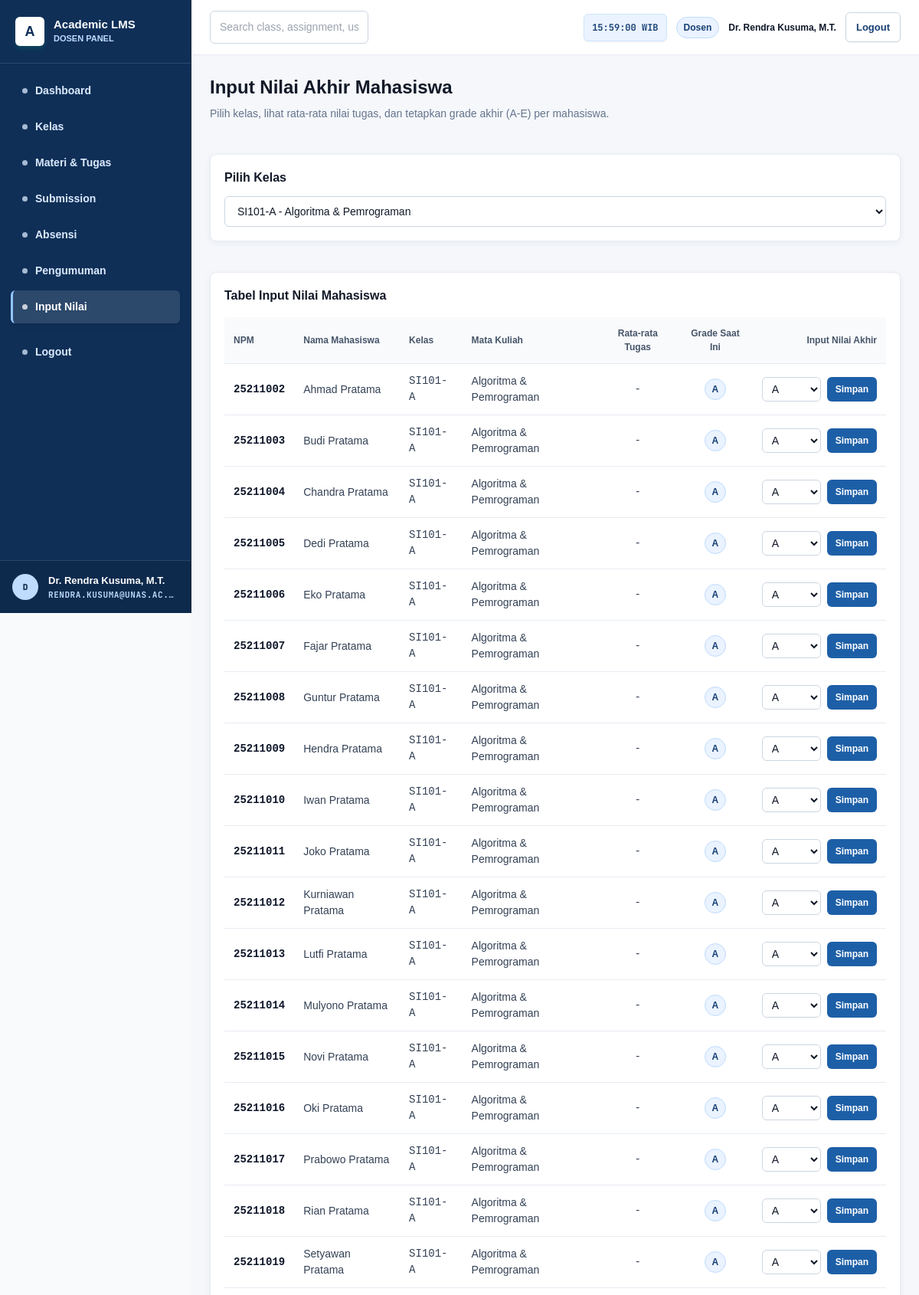
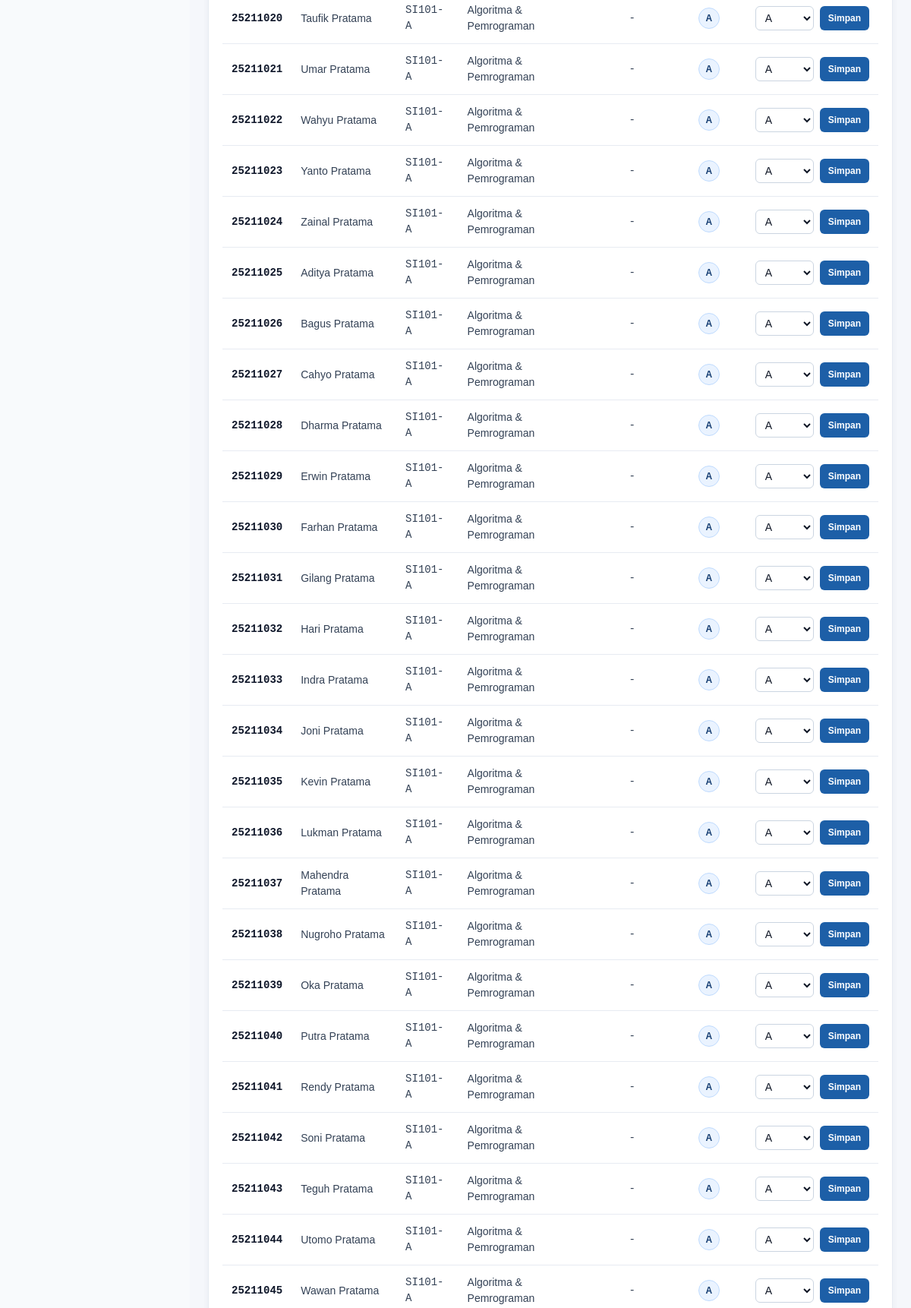
The app's page /dosen/nilai.php?kelas_id=1 (signed in, upper part) with its own data (2 pictures, top to bottom).
### tables this page shows
CREATE TABLE IF NOT EXISTS krs (
  id INT AUTO_INCREMENT PRIMARY KEY,
  mahasiswa_id INT NOT NULL,
  kelas_id INT NOT NULL,
  matakuliah_id INT NOT NULL,
  semester INT NOT NULL,
  grade VARCHAR(2) DEFAULT NULL,
  FOREIGN KEY (mahasiswa_id) REFERENCES mahasiswa(id) ON DELETE CASCADE,
  FOREIGN KEY (kelas_id) REFERENCES kelas(id) ON DELETE CASCADE,
  FOREIGN KEY (matakuliah_id) REFERENCES matakuliah(id) ON DELETE CASCADE
);

CREATE TABLE IF NOT EXISTS mahasiswa (
  id INT AUTO_INCREMENT PRIMARY KEY,
  user_id INT NOT NULL,
  jurusan_id INT NOT NULL,  
  nim VARCHAR(50) NOT NULL UNIQUE,
  semester_saat_ini INT NOT NULL DEFAULT 1,
  FOREIGN KEY (user_id) REFERENCES users(id) ON DELETE CASCADE
);

CREATE TABLE IF NOT EXISTS users (
  id INT AUTO_INCREMENT PRIMARY KEY,
  username VARCHAR(50) NOT NULL UNIQUE,
  password VARCHAR(255) NOT NULL,
  nama_lengkap VARCHAR(150) NOT NULL,
  email VARCHAR(100) NOT NULL UNIQUE,
  role ENUM('admin', 'dosen', 'mahasiswa') NOT NULL,
  status ENUM('aktif', 'nonaktif') DEFAULT 'aktif',
  created_at TIMESTAMP DEFAULT CURRENT_TIMESTAMP,
  updated_at TIMESTAMP DEFAULT CURRENT_TIMESTAMP ON UPDATE CURRENT_TIMESTAMP
);

CREATE TABLE IF NOT EXISTS kelas (
  id INT AUTO_INCREMENT PRIMARY KEY,
  matakuliah_id INT NOT NULL,
  dosen_id INT,
  kode_kelas VARCHAR(50) NOT NULL UNIQUE,
  semester INT NOT NULL,
  tahun_akademik VARCHAR(20) DEFAULT '2025/2026',
  hari VARCHAR(20) NOT NULL,
  jam_mulai TIME NOT NULL,
  jam_selesai TIME NOT NULL,
  ruangan VARCHAR(100) NOT NULL,
  kapasitas INT NOT NULL DEFAULT 40,
  jumlah_mahasiswa INT DEFAULT 0,
  FOREIGN KEY (matakuliah_id) REFERENCES matakuliah(id) ON DELETE CASCADE,
  FOREIGN KEY (dosen_id) REFERENCES dosen(id) ON DELETE SET NULL
);

CREATE TABLE IF NOT EXISTS matakuliah (
  id INT AUTO_INCREMENT PRIMARY KEY,
  kode_matkul VARCHAR(20) NOT NULL UNIQUE,
  nama_matkul VARCHAR(150) NOT NULL,
  sks INT NOT NULL
);

### config.php (called while the page is built, shortened)
<?php
function sanitizeInput($data) {
    return htmlspecialchars(trim($data), ENT_QUOTES, 'UTF-8');
}
?>

### dosen/nilai.php (the view, shortened to what this page needs)
<?php
require_once __DIR__ . '/../auth/check_auth.php';
$dosen_id = $_SESSION['dosen_id'] ?? 0;
$kelas_id = sanitizeInput($_GET['kelas_id'] ?? '');
$stmtClasses = $pdo->prepare("
    SELECT k.id, k.kode_kelas, m.nama_matkul
    FROM kelas k
    JOIN matakuliah m ON k.matakuliah_id = m.id
    WHERE k.dosen_id = :dosen
    ORDER BY k.kode_kelas
");
$stmtClasses->execute(['dosen' => $dosen_id]);
$my_classes = $stmtClasses->fetchAll();
$students = [];
if (!empty($kelas_id)) {
    $stmtStudents = $pdo->prepare("
        SELECT krs.id AS krs_id, krs.grade, u.nama_lengkap, mh.nim, k.kode_kelas, mk.nama_matkul,
               (SELECT ROUND(AVG(s.nilai), 1)
                FROM submission_tugas_pertemuan s
                JOIN tugas_pertemuan t ON s.tugas_pertemuan_id = t.id
                JOIN pertemuan p ON t.pertemuan_id = p.id
                WHERE p.kelas_id = k.id AND s.mahasiswa_id = mh.id AND s.nilai IS NOT NULL) AS rata_tugas
        FROM krs
        JOIN mahasiswa mh ON krs.mahasiswa_id = mh.id
        JOIN users u ON mh.user_id = u.id
        JOIN kelas k ON krs.kelas_id = k.id
        JOIN matakuliah mk ON krs.matakuliah_id = mk.id
        WHERE krs.kelas_id = :kelas AND k.dosen_id = :dosen
        ORDER BY mh.nim ASC
    ");
    $stmtStudents->execute(['kelas' => $kelas_id, 'dosen' => $dosen_id]);
    $students = $stmtStudents->fetchAll();
}
?>
<!DOCTYPE html>
<html lang="id">
<head>
    <script src="https://cdn.tailwindcss.com"></script>
    <link rel="stylesheet" href="../assets/css/app.css">
</head>
<body class="bg-slate-50">
    <?php include __DIR__ . '/../components/sidebar.php'; ?>
    <div class="main-content">
        <?php include __DIR__ . '/../components/header.php'; ?>
        <main class="page-container">
            <div class="page-header">
                <div>
                    <h1 class="page-title">Input Nilai Akhir Mahasiswa</h1>
                    <p class="page-subtitle">Pilih kelas, lihat rata-rata nilai tugas, dan tetapkan grade akhir (A-E) per mahasiswa.</p>
                </div>
            </div>
            <div class="card mb-4">
                <h3 class="card-title mb-3">Pilih Kelas</h3>
                <form action="" method="GET">
                    <select name="kelas_id" required onchange="this.form.submit()" class="form-input">
                        <?php foreach($my_classes as $myc): ?>
                            <option value="<?= $myc['id'] ?>" <?= $kelas_id == $myc['id'] ? 'selected' : '' ?>><?= htmlspecialchars($myc['kode_kelas']) ?> - <?= htmlspecialchars($myc['nama_matkul']) ?></option>
                        <?php endforeach; ?>
                    </select>
                </form>
            </div>
            <div class="card">
                <h3 class="card-title mb-4">Tabel Input Nilai Mahasiswa</h3>
                <div class="overflow-x-auto">
                    <table class="w-full text-left border-collapse">
                        <thead>
                            <tr>
                                <th class="table-header">NPM</th>
                                <th class="table-header">Nama Mahasiswa</th>
                                <th class="table-header">Kelas</th>
                                <th class="table-header">Mata Kuliah</th>
                                <th class="table-header text-center">Rata-rata Tugas</th>
                                <th class="table-header text-center">Grade Saat Ini</th>
                                <th class="table-header text-right">Input Nilai Akhir</th>
                            </tr>
                        </thead>
                        <tbody>
                            <?php if (empty($kelas_id)): ?>
                                <tr><td colspan="7" class="table-cell text-center text-slate-400 font-mono">Silakan pilih kelas terlebih dahulu untuk memuat daftar mahasiswa.</td></tr>
                            <?php elseif (empty($students)): ?>
                                <tr><td colspan="7" class="table-cell text-center text-slate-400 font-mono">Belum ada mahasiswa terdaftar di kelas ini.</td></tr>
                            <?php else: ?>
                                <?php foreach ($students as $st): ?>
                                    <tr class="table-row-hover">
                                        <td class="table-cell font-mono font-bold text-slate-900"><?= htmlspecialchars($st['nim']) ?></td>
                                        <td class="table-cell font-medium"><?= htmlspecialchars($st['nama_lengkap']) ?></td>
                                        <td class="table-cell font-mono"><?= htmlspecialchars($st['kode_kelas']) ?></td>
                                        <td class="table-cell"><?= htmlspecialchars($st['nama_matkul']) ?></td>
                                        <td class="table-cell text-center font-mono"><?= $st['rata_tugas'] !== null ? $st['rata_tugas'] : '-' ?></td>
                                        <td class="table-cell text-center">
                                            <span class="badge badge-blue"><?= htmlspecialchars($st['grade'] ?? 'Belum Ada') ?></span>
                                        </td>
                                        <td class="table-cell text-right">
                                            <form action="" method="POST" class="inline-flex items-center gap-2 justify-end">
                                                <select name="grade" required class="form-input form-input-sm" style="width:auto;display:inline-block;">
                                                    <?php foreach(['A','B','C','D','E'] as $g): ?>
                                                        <option value="<?= $g ?>" <?= ($st['grade'] === $g) ? 'selected' : '' ?>><?= $g ?></option>
                                                    <?php endforeach; ?>
                                                </select>
                                                <button type="submit" class="btn-primary btn-sm">Simpan</button>
                                            </form>
                                        </td>
                                    </tr>
                                <?php endforeach; ?>
                            <?php endif; ?>
                        </tbody>
                    </table>
                </div>
            </div>
        </main>
    </div>
</body>
</html>

### records on screen
krs: mahasiswa.nim "25211002", users.nama_lengkap "Ahmad Pratama", kelas.kode_kelas "SI101-A", matakuliah.nama_matkul "Algoritma & Pemrograman", grade "A"
krs: mahasiswa.nim "25211003", users.nama_lengkap "Budi Pratama", kelas.kode_kelas "SI101-A", matakuliah.nama_matkul "Algoritma & Pemrograman", grade "A"
krs: mahasiswa.nim "25211004", users.nama_lengkap "Chandra Pratama", kelas.kode_kelas "SI101-A", matakuliah.nama_matkul "Algoritma & Pemrograman", grade "A"
krs: mahasiswa.nim "25211005", users.nama_lengkap "Dedi Pratama", kelas.kode_kelas "SI101-A", matakuliah.nama_matkul "Algoritma & Pemrograman", grade "A"
krs: mahasiswa.nim "25211006", users.nama_lengkap "Eko Pratama", kelas.kode_kelas "SI101-A", matakuliah.nama_matkul "Algoritma & Pemrograman", grade "A"
krs: mahasiswa.nim "25211007", users.nama_lengkap "Fajar Pratama", kelas.kode_kelas "SI101-A", matakuliah.nama_matkul "Algoritma & Pemrograman", grade "A"
krs: mahasiswa.nim "25211008", users.nama_lengkap "Guntur Pratama", kelas.kode_kelas "SI101-A", matakuliah.nama_matkul "Algoritma & Pemrograman", grade "A"
krs: mahasiswa.nim "25211009", users.nama_lengkap "Hendra Pratama", kelas.kode_kelas "SI101-A", matakuliah.nama_matkul "Algoritma & Pemrograman", grade "A"
krs: mahasiswa.nim "25211010", users.nama_lengkap "Iwan Pratama", kelas.kode_kelas "SI101-A", matakuliah.nama_matkul "Algoritma & Pemrograman", grade "A"
krs: mahasiswa.nim "25211011", users.nama_lengkap "Joko Pratama", kelas.kode_kelas "SI101-A", matakuliah.nama_matkul "Algoritma & Pemrograman", grade "A"
krs: mahasiswa.nim "25211012", users.nama_lengkap "Kurniawan Pratama", kelas.kode_kelas "SI101-A", matakuliah.nama_matkul "Algoritma & Pemrograman", grade "A"
krs: mahasiswa.nim "25211013", users.nama_lengkap "Lutfi Pratama", kelas.kode_kelas "SI101-A", matakuliah.nama_matkul "Algoritma & Pemrograman", grade "A"
krs: mahasiswa.nim "25211014", users.nama_lengkap "Mulyono Pratama", kelas.kode_kelas "SI101-A", matakuliah.nama_matkul "Algoritma & Pemrograman", grade "A"
krs: mahasiswa.nim "25211015", users.nama_lengkap "Novi Pratama", kelas.kode_kelas "SI101-A", matakuliah.nama_matkul "Algoritma & Pemrograman", grade "A"
krs: mahasiswa.nim "25211016", users.nama_lengkap "Oki Pratama", kelas.kode_kelas "SI101-A", matakuliah.nama_matkul "Algoritma & Pemrograman", grade "A"
krs: mahasiswa.nim "25211017", users.nama_lengkap "Prabowo Pratama", kelas.kode_kelas "SI101-A", matakuliah.nama_matkul "Algoritma & Pemrograman", grade "A"
krs: mahasiswa.nim "25211018", users.nama_lengkap "Rian Pratama", kelas.kode_kelas "SI101-A", matakuliah.nama_matkul "Algoritma & Pemrograman", grade "A"
krs: mahasiswa.nim "25211019", users.nama_lengkap "Setyawan Pratama", kelas.kode_kelas "SI101-A", matakuliah.nama_matkul "Algoritma & Pemrograman", grade "A"
krs: mahasiswa.nim "25211020", users.nama_lengkap "Taufik Pratama", kelas.kode_kelas "SI101-A", matakuliah.nama_matkul "Algoritma & Pemrograman", grade "A"
krs: mahasiswa.nim "25211021", users.nama_lengkap "Umar Pratama", kelas.kode_kelas "SI101-A", matakuliah.nama_matkul "Algoritma & Pemrograman", grade "A"
krs: mahasiswa.nim "25211022", users.nama_lengkap "Wahyu Pratama", kelas.kode_kelas "SI101-A", matakuliah.nama_matkul "Algoritma & Pemrograman", grade "A"
krs: mahasiswa.nim "25211023", users.nama_lengkap "Yanto Pratama", kelas.kode_kelas "SI101-A", matakuliah.nama_matkul "Algoritma & Pemrograman", grade "A"
krs: mahasiswa.nim "25211024", users.nama_lengkap "Zainal Pratama", kelas.kode_kelas "SI101-A", matakuliah.nama_matkul "Algoritma & Pemrograman", grade "A"
krs: mahasiswa.nim "25211025", users.nama_lengkap "Aditya Pratama", kelas.kode_kelas "SI101-A", matakuliah.nama_matkul "Algoritma & Pemrograman", grade "A"
krs: mahasiswa.nim "25211026", users.nama_lengkap "Bagus Pratama", kelas.kode_kelas "SI101-A", matakuliah.nama_matkul "Algoritma & Pemrograman", grade "A"
krs: mahasiswa.nim "25211027", users.nama_lengkap "Cahyo Pratama", kelas.kode_kelas "SI101-A", matakuliah.nama_matkul "Algoritma & Pemrograman", grade "A"
krs: mahasiswa.nim "25211028", users.nama_lengkap "Dharma Pratama", kelas.kode_kelas "SI101-A", matakuliah.nama_matkul "Algoritma & Pemrograman", grade "A"
krs: mahasiswa.nim "25211029", users.nama_lengkap "Erwin Pratama", kelas.kode_kelas "SI101-A", matakuliah.nama_matkul "Algoritma & Pemrograman", grade "A"
krs: mahasiswa.nim "25211030", users.nama_lengkap "Farhan Pratama", kelas.kode_kelas "SI101-A", matakuliah.nama_matkul "Algoritma & Pemrograman", grade "A"
krs: mahasiswa.nim "25211031", users.nama_lengkap "Gilang Pratama", kelas.kode_kelas "SI101-A", matakuliah.nama_matkul "Algoritma & Pemrograman", grade "A"
krs: mahasiswa.nim "25211032", users.nama_lengkap "Hari Pratama", kelas.kode_kelas "SI101-A", matakuliah.nama_matkul "Algoritma & Pemrograman", grade "A"
krs: mahasiswa.nim "25211033", users.nama_lengkap "Indra Pratama", kelas.kode_kelas "SI101-A", matakuliah.nama_matkul "Algoritma & Pemrograman", grade "A"
krs: mahasiswa.nim "25211034", users.nama_lengkap "Joni Pratama", kelas.kode_kelas "SI101-A", matakuliah.nama_matkul "Algoritma & Pemrograman", grade "A"
krs: mahasiswa.nim "25211035", users.nama_lengkap "Kevin Pratama", kelas.kode_kelas "SI101-A", matakuliah.nama_matkul "Algoritma & Pemrograman", grade "A"
krs: mahasiswa.nim "25211036", users.nama_lengkap "Lukman Pratama", kelas.kode_kelas "SI101-A", matakuliah.nama_matkul "Algoritma & Pemrograman", grade "A"
krs: mahasiswa.nim "25211037", users.nama_lengkap "Mahendra Pratama", kelas.kode_kelas "SI101-A", matakuliah.nama_matkul "Algoritma & Pemrograman", grade "A"
krs: mahasiswa.nim "25211038", users.nama_lengkap "Nugroho Pratama", kelas.kode_kelas "SI101-A", matakuliah.nama_matkul "Algoritma & Pemrograman", grade "A"
krs: mahasiswa.nim "25211039", users.nama_lengkap "Oka Pratama", kelas.kode_kelas "SI101-A", matakuliah.nama_matkul "Algoritma & Pemrograman", grade "A"
krs: mahasiswa.nim "25211040", users.nama_lengkap "Putra Pratama", kelas.kode_kelas "SI101-A", matakuliah.nama_matkul "Algoritma & Pemrograman", grade "A"
krs: mahasiswa.nim "25211041", users.nama_lengkap "Rendy Pratama", kelas.kode_kelas "SI101-A", matakuliah.nama_matkul "Algoritma & Pemrograman", grade "A"
krs: mahasiswa.nim "25211042", users.nama_lengkap "Soni Pratama", kelas.kode_kelas "SI101-A", matakuliah.nama_matkul "Algoritma & Pemrograman", grade "A"
krs: mahasiswa.nim "25211043", users.nama_lengkap "Teguh Pratama", kelas.kode_kelas "SI101-A", matakuliah.nama_matkul "Algoritma & Pemrograman", grade "A"
krs: mahasiswa.nim "25211044", users.nama_lengkap "Utomo Pratama", kelas.kode_kelas "SI101-A", matakuliah.nama_matkul "Algoritma & Pemrograman", grade "A"
krs: mahasiswa.nim "25211045", users.nama_lengkap "Wawan Pratama", kelas.kode_kelas "SI101-A", matakuliah.nama_matkul "Algoritma & Pemrograman", grade "A"

### other values on screen
$current_role "DOSEN"
$item[0] "Dashboard"
$item[0] "Kelas"
$item[0] "Materi & Tugas"
$item[0] "Submission"
$item[0] "Absensi"
$item[0] "Pengumuman"
$item[0] "Input Nilai"
substr($_SESSION['nama_lengkap'] ?? 'U', 0, 1) "D"
$_SESSION['nama_lengkap'] "Dr. Rendra Kusuma, M.T."
$_SESSION['email'] "RENDRA.KUSUMA@UNAS.AC.…"
$current_role "Dosen"
$user_display_name "Dr. Rendra Kusuma, M.T."
form field kelas_id "SI101-A - Algoritma & Pemrograman"
